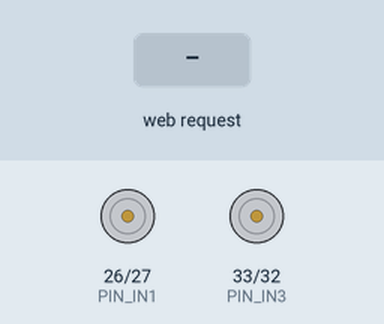
Simulated run of this sketch. Board: ESP32. Shown: motor-driver pin pairs drawn as motors (green arrow = first pin HIGH = forward, orange = second pin HIGH = backward, longer = more drive, scaled by the enable pin). The test bench sets the inputs (shaded band). What the sketch prints to the serial monitor is not drawn.

Above: at 1.2 s.
1.3 s: HTTP request GET /ctrl?l=1 received
At 1.7 s:
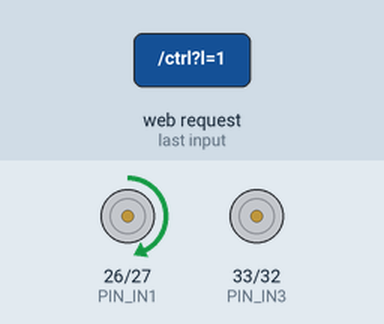
3.4 s: HTTP request GET /ctrl?l=120 received
At 3.8 s:
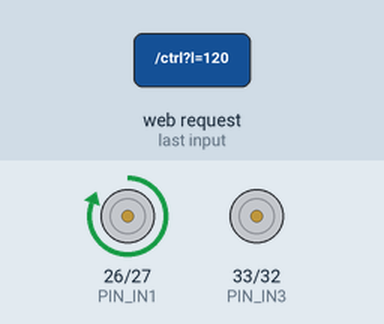
5.5 s: HTTP request GET /ctrl?r=1 received
At 5.9 s:
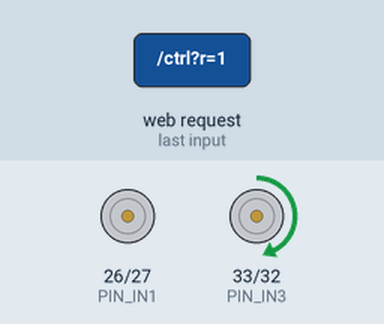
7.6 s: HTTP request GET /ctrl?r=120 received
At 8.0 s:
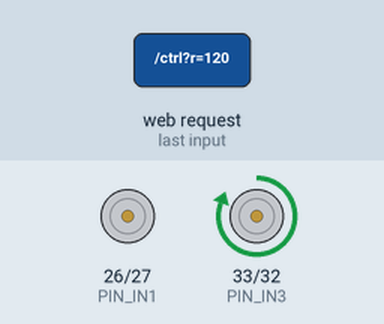
9.7 s: HTTP request GET /ctrl?l=1&r=1 received
At 10.1 s:
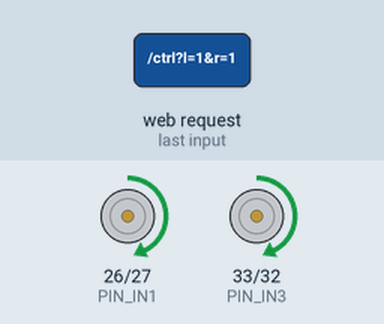
11.8 s: HTTP request GET /ctrl?l=120&r=120 received
At 12.2 s:
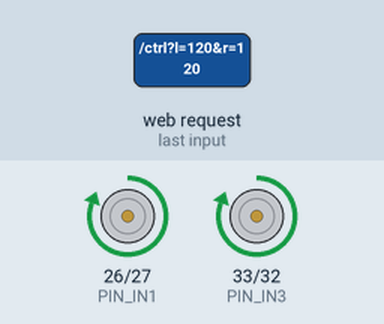
Timing chart, 0 to 14.8 s (numbered marks = the images above; inputs shaded):
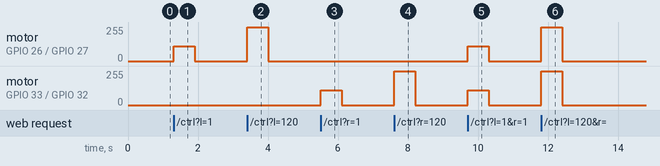

The sketch:

robot_manual.ino
```cpp
/*
  Robot movil diferencial - Entrega 1 (version solo modo manual)
  ESP32-S3 (o ESP32) + L298N + 2 motores TT

  El ESP32 crea la red WiFi "ROBOT_MOVIL". Desde el PC o el celular se abre
  http://192.168.4.1 y se maneja con botones o con el teclado (W A S D).
*/
#include <WiFi.h>
#include <WebServer.h>
#include "pagina_web.h"

// ============================== CONFIGURACION ==============================
const char* WIFI_SSID = "ROBOT_MOVIL";
const char* WIFI_PASS = "robot1234";        // minimo 8 caracteres

#if CONFIG_IDF_TARGET_ESP32S3
const int PIN_ENA = 4,  PIN_IN1 = 5,  PIN_IN2 = 6;    // motor izquierdo
const int PIN_ENB = 7,  PIN_IN3 = 15, PIN_IN4 = 16;   // motor derecho
#else
const int PIN_ENA = 25, PIN_IN1 = 26, PIN_IN2 = 27;   // motor izquierdo
const int PIN_ENB = 14, PIN_IN3 = 33, PIN_IN4 = 32;   // motor derecho
#endif

const bool INVERTIR_IZQ = false;   // cambiar a true si ese motor gira al reves
const bool INVERTIR_DER = false;
const int PWM_FREQ = 1000;         // el L298N trabaja bien a ~1 kHz
const int PWM_RES = 8;             // resolucion: valores de 0 a 255
const int PWM_MIN = 110;           // PWM minimo para que el motor arranque
const int PWM_MAX = 255;
const uint32_t TIMEOUT_CMD_MS = 600;   // sin ordenes durante 0,6 s -> parar

// ================================ ESTADO ================================
WebServer server(80);

int cmdIzq = 0, cmdDer = 0;     // lo que pide la pagina (-100 a 100)
int velIzq = 0, velDer = 0;     // lo que se aplica realmente a los motores
uint32_t tUltimoCmd = 0;        // instante de la ultima orden recibida

// ================================ MOTORES ================================
// Mueve un motor. vel: -100 (reversa maxima) a 100 (adelante maxima), 0 = parado.
void motor(int en, int a, int b, int vel, bool invertir) {
  if (invertir) vel = -vel;
  vel = constrain(vel, -100, 100);
  if (vel == 0) {
    digitalWrite(a, LOW);
    digitalWrite(b, LOW);
    ledcWrite(en, 0);
    return;
  }
  digitalWrite(a, vel > 0 ? HIGH : LOW);     // IN1/IN2 definen el sentido
  digitalWrite(b, vel > 0 ? LOW : HIGH);
  ledcWrite(en, map(abs(vel), 1, 100, PWM_MIN, PWM_MAX));   // ENA/ENB definen la velocidad
}

void mover(int izq, int der) {
  velIzq = izq;
  velDer = der;
  motor(PIN_ENA, PIN_IN1, PIN_IN2, izq, INVERTIR_IZQ);
  motor(PIN_ENB, PIN_IN3, PIN_IN4, der, INVERTIR_DER);
}

// ================================ MODO MANUAL ================================
void tareaManual() {
  int izq = cmdIzq, der = cmdDer;
  if (millis() - tUltimoCmd > TIMEOUT_CMD_MS) izq = der = 0;   // seguridad: si se pierde el WiFi, parar
  mover(izq, der);
}

// ================================ SERVIDOR WEB ================================
void enviarEstado() {
  char json[64];
  snprintf(json, sizeof(json), "{\"vi\":%d,\"vd\":%d}", velIzq, velDer);
  server.send(200, "application/json", json);
}

// La pagina llama a /ctrl?l=70&r=70 cada 100 ms con la velocidad de cada lado
void manejarCtrl() {
  cmdIzq = constrain(server.arg("l").toInt(), -100, 100);
  cmdDer = constrain(server.arg("r").toInt(), -100, 100);
  tUltimoCmd = millis();
  enviarEstado();
}

void manejarStop() {
  cmdIzq = cmdDer = 0;
  mover(0, 0);
  enviarEstado();
}

// ================================ SETUP / LOOP ================================
void setup() {
  Serial.begin(115200);

  pinMode(PIN_IN1, OUTPUT); pinMode(PIN_IN2, OUTPUT);
  pinMode(PIN_IN3, OUTPUT); pinMode(PIN_IN4, OUTPUT);
  ledcAttach(PIN_ENA, PWM_FREQ, PWM_RES);
  ledcAttach(PIN_ENB, PWM_FREQ, PWM_RES);
  mover(0, 0);

  WiFi.mode(WIFI_AP);
  WiFi.softAP(WIFI_SSID, WIFI_PASS);
  Serial.printf("WiFi: %s  ->  http://%s\n", WIFI_SSID, WiFi.softAPIP().toString().c_str());

  server.on("/", []() { server.send(200, "text/html", PAGINA_WEB); });
  server.on("/ctrl", manejarCtrl);
  server.on("/stop", manejarStop);
  server.begin();
}

void loop() {
  server.handleClient();   // atiende las peticiones de la pagina
  tareaManual();           // aplica la orden a los motores
}
```

pagina_web.h
```cpp
// Pagina web de control (modo manual), servida por el ESP32. No necesita internet.
#pragma once

const char PAGINA_WEB[] PROGMEM = R"rawliteral(<!DOCTYPE html>
<html lang="es"><head>
<meta charset="utf-8"><meta name="viewport" content="width=device-width,initial-scale=1,user-scalable=no">
<title>Robot movil</title>
<style>
:root{--bg:#0f172a;--card:#1e293b;--borde:#334155;--txt:#e2e8f0;--sub:#94a3b8;--acento:#38bdf8;--ok:#22c55e;--mal:#ef4444}
*{box-sizing:border-box;-webkit-user-select:none;user-select:none;touch-action:manipulation}
body{margin:0;background:var(--bg);color:var(--txt);font-family:system-ui,Segoe UI,Roboto,sans-serif}
header{display:flex;justify-content:space-between;align-items:center;padding:12px 16px;border-bottom:1px solid var(--borde)}
h1{font-size:18px;margin:0}
#con{font-size:13px;padding:4px 10px;border-radius:99px;background:var(--mal)}
main{padding:12px;max-width:420px;margin:auto}
.card{background:var(--card);border:1px solid var(--borde);border-radius:12px;padding:14px}
.card h2{font-size:14px;margin:0 0 10px;color:var(--sub);text-transform:uppercase;letter-spacing:.05em}
.pad{display:grid;grid-template-columns:repeat(3,80px);grid-template-rows:repeat(3,80px);gap:8px;justify-content:center}
.pad button{font-size:28px}
button{background:#334155;color:var(--txt);border:1px solid #475569;border-radius:10px;font-size:15px;padding:10px;cursor:pointer}
button:active,button.on{background:var(--acento);color:#0f172a}
#bStop{background:var(--mal);border-color:var(--mal)}
.fila{display:flex;gap:8px;align-items:center;margin-top:12px}
.dato{display:flex;justify-content:space-between;padding:6px 0;border-bottom:1px solid var(--borde);font-size:15px}
input[type=range]{flex:1}
small{color:var(--sub);display:block;margin-top:8px}
</style></head><body>
<header><h1>🤖 Robot móvil – Modo manual</h1><span id="con">Sin conexión</span></header>
<main>
 <section class="card"><h2>Control</h2>
  <div class="pad">
   <span></span><button data-d="w">▲</button><span></span>
   <button data-d="a">◀</button><button id="bStop">■</button><button data-d="d">▶</button>
   <span></span><button data-d="s">▼</button><span></span>
  </div>
  <div class="fila"><span>Velocidad</span><input id="vel" type="range" min="30" max="100" value="70"><b id="velTxt">70%</b></div>
  <small>Teclado: W A S D o flechas · Espacio = parar</small>
  <div class="dato"><span>Motor izq / der</span><b id="mot">0 / 0</b></div>
 </section>
</main>
<script>
const $=id=>document.getElementById(id);
const teclas=new Set();
let ultimoOk=0,ocupado=false;

// ---- teclado ----
const mapa={w:'w',arrowup:'w',s:'s',arrowdown:'s',a:'a',arrowleft:'a',d:'d',arrowright:'d'};
addEventListener('keydown',e=>{const k=mapa[e.key.toLowerCase()];if(k){teclas.add(k);e.preventDefault();marcar();}if(e.key===' '){parar();e.preventDefault();}});
addEventListener('keyup',e=>{const k=mapa[e.key.toLowerCase()];if(k){teclas.delete(k);marcar();}});
addEventListener('blur',()=>{teclas.clear();marcar();});

// ---- botones en pantalla (mouse o dedo): mientras se mantienen presionados ----
document.querySelectorAll('[data-d]').forEach(b=>{
 const d=b.dataset.d;
 b.addEventListener('pointerdown',e=>{teclas.add(d);b.setPointerCapture(e.pointerId);marcar();});
 ['pointerup','pointercancel','lostpointercapture'].forEach(ev=>b.addEventListener(ev,()=>{teclas.delete(d);marcar();}));
});
function marcar(){document.querySelectorAll('[data-d]').forEach(b=>b.classList.toggle('on',teclas.has(b.dataset.d)));}
$('vel').oninput=()=>$('velTxt').textContent=$('vel').value+'%';

// ---- de las teclas presionadas a velocidad de cada motor ----
function comando(){
 const v=(teclas.has('w')?1:0)-(teclas.has('s')?1:0);   // adelante / atras
 let w=(teclas.has('d')?1:0)-(teclas.has('a')?1:0);     // derecha / izquierda
 if(v!==0&&w!==0)w*=0.5;                                // curva suave al combinar teclas
 const s=+$('vel').value;
 const lim=x=>Math.round(Math.max(-1,Math.min(1,x))*s);
 return [lim(v+w),lim(v-w)];                            // [motor izq, motor der]
}

// ---- comunicacion con el robot ----
async function pedir(url){
 try{
  const r=await fetch(url,{cache:'no-store'});
  const j=await r.json();ultimoOk=Date.now();
  $('mot').textContent=j.vi+' / '+j.vd;
 }catch(e){}
}
async function ciclo(){
 if(!ocupado){ocupado=true;const [l,r]=comando();await pedir(`/ctrl?l=${l}&r=${r}`);ocupado=false;}
 const ok=Date.now()-ultimoOk<1000;
 $('con').textContent=ok?'Conectado':'Sin conexión';
 $('con').style.background=ok?'var(--ok)':'var(--mal)';
}
setInterval(ciclo,100);   // 10 ordenes por segundo

function parar(){teclas.clear();marcar();pedir('/stop');}
$('bStop').onclick=parar;
</script></body></html>)rawliteral";
```

Measured:
- after the input at 1.3 s, motor on GPIO 26 (PIN_IN1) / GPIO 27 (PIN_IN2): stopped → forward 110/255 at once, → stopped 0.60 s later
- after the input at 3.4 s, motor on GPIO 26 (PIN_IN1) / GPIO 27 (PIN_IN2): stopped → forward 255/255 at once, → stopped 0.60 s later
- after the input at 5.5 s, motor on GPIO 33 (PIN_IN3) / GPIO 32 (PIN_IN4): stopped → forward 110/255 at once, → stopped 0.60 s later
- after the input at 7.6 s, motor on GPIO 33 (PIN_IN3) / GPIO 32 (PIN_IN4): stopped → forward 255/255 at once, → stopped 0.60 s later
- after the input at 9.7 s, motor on GPIO 26 (PIN_IN1) / GPIO 27 (PIN_IN2), motor on GPIO 33 (PIN_IN3) / GPIO 32 (PIN_IN4): stopped → forward 110/255 at once, → stopped 0.60 s later
- after the input at 11.8 s, motor on GPIO 26 (PIN_IN1) / GPIO 27 (PIN_IN2), motor on GPIO 33 (PIN_IN3) / GPIO 32 (PIN_IN4): stopped → forward 255/255 at once, → stopped 0.60 s later
